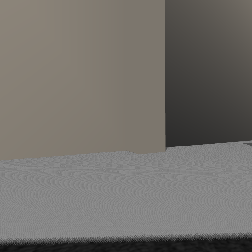
#> input picture NN/sample/wall/1.png, 252 x 252 px
$ python g.py
#> lines starting #> are read from the running program, lines starting #| are printed output that depends on the picture
from PIL import Image,ImageOps


count=1
while(count<=16):
   string="sample/wall/"+str(count)+".png"
   print(string)
   img = Image.open(string)
#> img is the input picture: PIL image 252x252 RGB; mean R, G, B 114.8, 111.7, 107
   mirror_img = ImageOps.mirror(img)
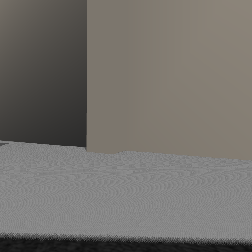
#> mirror_img: PIL image 252x252 RGB; mean R, G, B 114.8, 111.7, 107
#> (the run stopped early here; a loop or call above may not have finished)
